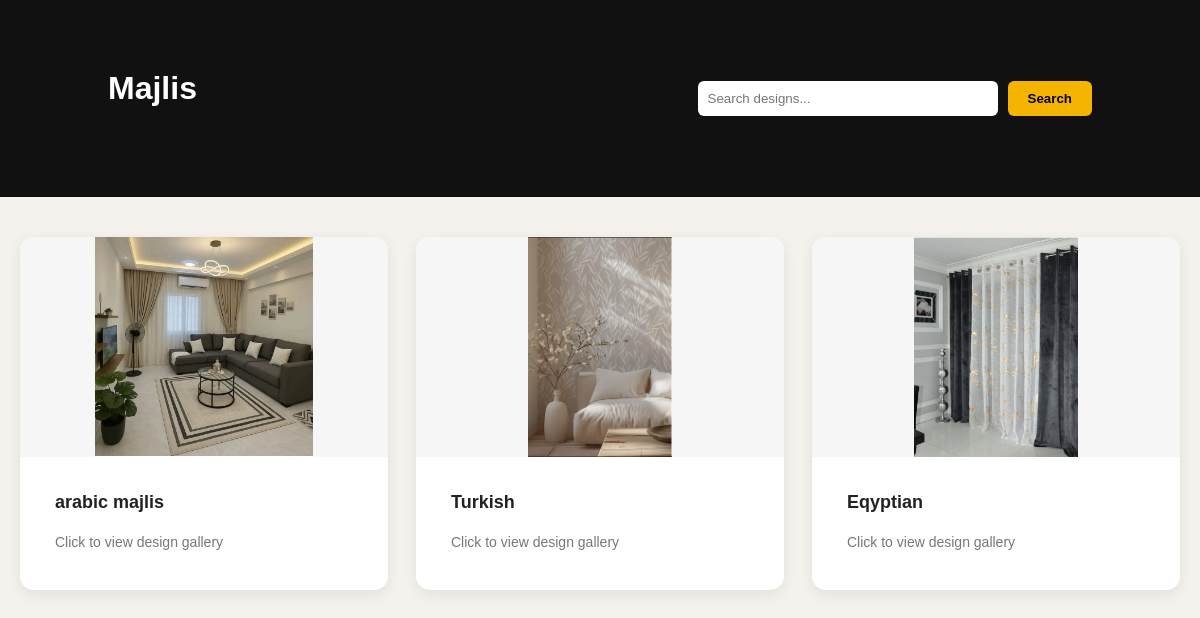
/service/1, run on the app's committed database.
### tables this page shows
CREATE TABLE service_designs (
    id INTEGER PRIMARY KEY AUTOINCREMENT,
    service_id INTEGER,
    name TEXT,
    image TEXT, description TEXT,
    FOREIGN KEY(service_id) REFERENCES services(id)
);

### app.py (the view)
@app.route("/service/<int:service_id>")
def service_page(service_id):
    conn = get_db()
    c = conn.cursor()
    service = c.execute(
        "SELECT * FROM services WHERE id=?",
        (service_id,)
    ).fetchone()
    designs = c.execute("""
        SELECT sd.id, sd.name, sd.description,
               (SELECT image_path
                FROM service_design_images
                WHERE design_id = sd.id
                LIMIT 1) as preview_image
        FROM service_designs sd
        WHERE sd.service_id=?
    """, (service_id,)).fetchall()
    conn.close()
    return render_template(
        "service_page.html",
        service=service,
        designs=designs
    )

### app.py (called while the page is built)
def get_db():
    return sqlite3.connect("shop.db")

### templates/service_page.html
<!DOCTYPE html>
<html>
<head>
    <link rel="stylesheet" href="{{ url_for('static', filename='css/style.css') }}">
</head>
<body>
<header class="site-header">
    <div class="container">
        <h2 class="logo">Majlis</h2>
        <div class="service-search">
            <form action="/search-service" method="GET">
                <input type="text" name="q" placeholder="Search designs...">
                <button type="submit">Search</button>
            </form>
        </div>
    </div>
</header>
<section class="designs">
    <div class="design-grid">
{% for d in designs %}
<a href="/design/{{ d[0] }}" class="design-card">
    <div class="design-image">
        <img src="{{ url_for('static', filename=d[3]) }}" alt="{{ d[1] }}" loading="lazy">
    </div>
    <div class="design-info">
        <h3>{{ d[1] }}</h3>
        <p>Click to view design gallery</p>
    </div>
</a>
{% endfor %}
    </div>
</section>
</body>
</html>

### static/css/style.css (style rules this page uses)
* { box-sizing: border-box; font-family: Arial, Helvetica, sans-serif; margin: 0; padding: 0; }
body { background: #f5f2ee; color: #333; }
.design-grid { display: grid; grid-template-columns: repeat(auto-fit, minmax(300px, 1fr)); gap: 30px; padding: 50px; }
.design-card { background: white; border-radius: 15px; overflow: hidden; box-shadow: 0 5px 20px rgba(0,0,0,0.08); transition: 0.3s; }
.design-card img { width: 100%; height: 250px; object-fit: cover; }
.design-card h3 { padding: 15px; }
.design-card p { padding: 0 15px 20px; }
.design-grid { display: grid; grid-template-columns: repeat(auto-fit, minmax(300px, 1fr)); gap: 30px; padding: 40px; }
.design-grid { display:grid; grid-template-columns:repeat(auto-fit,minmax(320px,1fr)); gap:30px; padding:40px; }
.design-card { text-decoration:none; background:#fff; border-radius:12px; overflow:hidden; box-shadow:0 8px 20px rgba(0,0,0,0.08); transition:all .3s ease; }
.design-image img { width:100%; height:240px; object-fit:cover; }
.design-info { padding:20px; }
.design-info h3 { margin:0; font-size:18px; color:#222; }
.design-info p { margin-top:6px; color:#777; font-size:14px; }
.container { width: 90%; max-width: 1200px; margin: 40px auto; }
.design-grid { max-width:1200px; margin:40px auto; display:grid; grid-template-columns:repeat(auto-fit,minmax(260px,1fr)); gap:28px; padding:0 20px; }
.design-card { text-decoration:none; color:#111; border-radius:14px; overflow:hidden; background:white; box-shadow:0 4px 14px rgba(0,0,0,0.08); transition:transform .2s ease, box-shadow .2s ease; }
.design-image { width:100%; height:220px; background:#f6f6f6; display:flex; align-items:center; justify-content:center; overflow:hidden; }
.design-image img { max-width:100%; max-height:100%; object-fit:contain; }
.design-info h3 { margin:0; font-size:18px; }
.design-info p { margin-top:6px; color:#777; }
.site-header { background:transparent; color:rgb(0, 0, 0); padding:15px 40px; font-size:30px; }
.site-header .container { display:flex; justify-content:space-between; align-items:center; }
.logo { margin:0; }
.site-header { padding:40px 20px; text-align:center; background:#111; color:white; }
.logo { font-size:32px; margin-bottom:20px; }
.service-search form { display:flex; justify-content:center; gap:10px; }
.service-search input { width:300px; padding:10px; border-radius:6px; border:none; }
.service-search button { padding:10px 20px; border:none; background:#f4b400; border-radius:6px; cursor:pointer; font-weight:600; }
.container { max-width:1200px; margin:auto; padding:30px; }

### data on the page
service_designs: shows a picture, name "arabic majlis"
service_designs: shows a picture, name "Turkish"
service_designs: shows a picture, name "Eqyptian"
